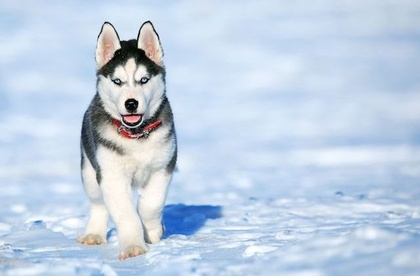
%> input picture HW4/Problem2/p3/Husky_1.jpg, 420 x 276 px, shrunk from 640 x 420 before the run
$ octave main.m   (GNU Octave 9; MATLAB toolbox functions it lacks are replaced by stand-ins)
%> lines starting %> are read from the running program, lines starting %| are printed output that depends on the picture
%Chenxin Xia
%2838929158
%chenxinx@usc.edu
%March 22, 2020
clc
clear
close all
%% set up
run('vlfeat/toolbox/vl_setup')
%> (this line was passed over: vl_setup is not available in this run)

H1= imread('Husky_1.jpg');
%> H1 is the input picture: size 276x420x3 uint8; mean R, G, B 193.1, 209.1, 227.7
H2= imread('Husky_2.jpg');
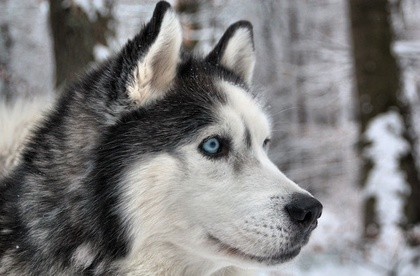
%> input picture HW4/Problem2/p3/Husky_2.jpg, 420 x 276 px, shrunk from 640 x 420 before the run
%> H2 is the input picture: size 276x420x3 uint8; mean R, G, B 125.7, 124.9, 125
H3= imread('Husky_3.jpg');
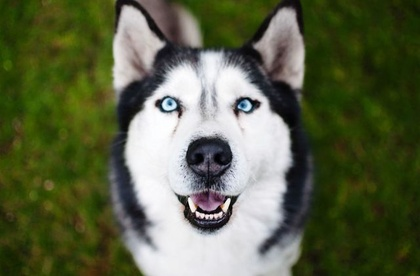
%> input picture HW4/Problem2/p3/Husky_3.jpg, 420 x 276 px, shrunk from 640 x 420 before the run
%> H3 is the input picture: size 276x420x3 uint8; mean R, G, B 93, 99.6, 70.9
P1= imread('Puppy_1.jpg');
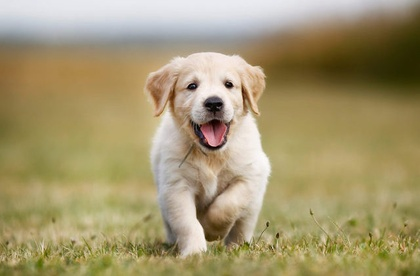
%> input picture HW4/Problem2/p3/Puppy_1.jpg, 420 x 276 px, shrunk from 640 x 420 before the run
%> P1 is the input picture: size 276x420x3 uint8; mean R, G, B 164.1, 150.6, 111.1
[hight,wideth,~] = size(H1);
%> hight = 276; wideth = 420
IH1 = single(rgb2gray(H1));
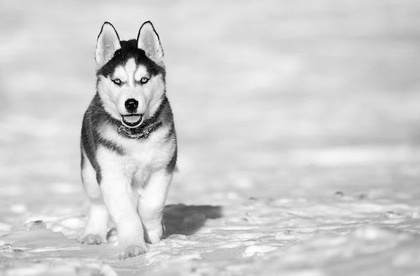
%> IH1: size 276x420 single; min 0, max 255, mean 206.5
IH2 = single(rgb2gray(H2));
IH3 = single(rgb2gray(H3));
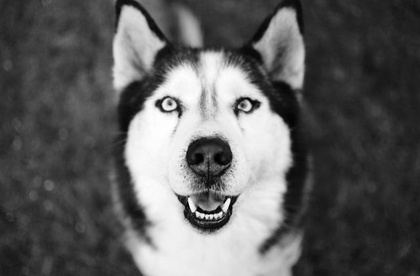
%> IH3: size 276x420 single; min 0, max 255, mean 94.3
IP1 = single(rgb2gray(P1));
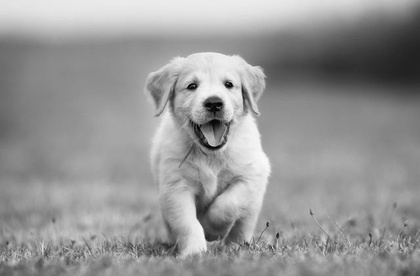
%> IP1: size 276x420 single; min 1, max 253, mean 150.2
%% compute SIFT frames
%> (the run ends here)
